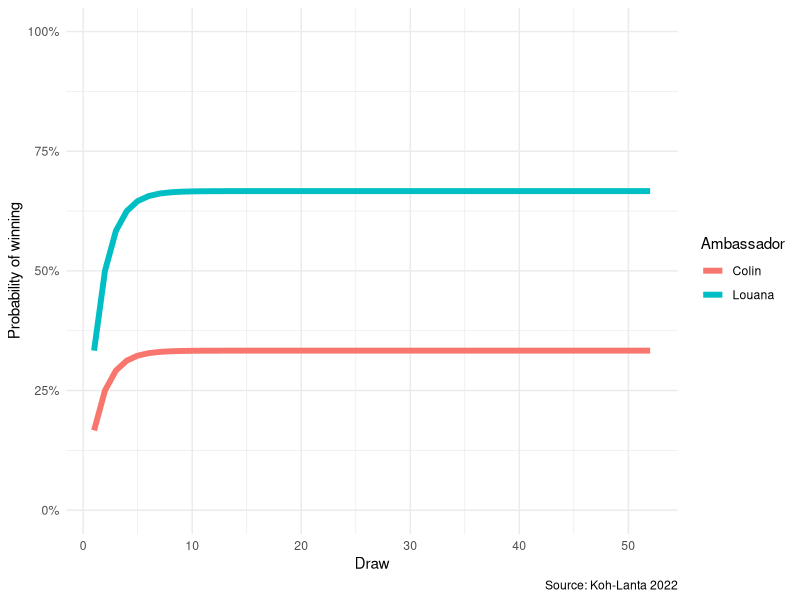
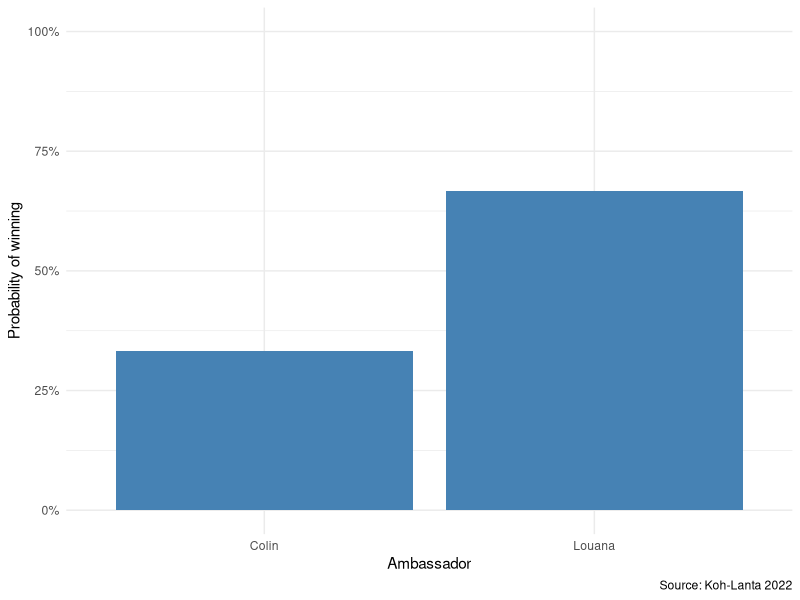

These charts were generated, in order, by the following R code:
## ---- chunk 1
knitr::opts_chunk$set(
  fig.align = "center",
  out.width = "100%",
  tidy = "styler",
  warning = FALSE,
  message = FALSE
)

set.seed(42)
## ---- chunk 2
p_c <- 1/3
p_l <- 1/2
q_c <- (1 - p_c)
q_l <- (1 - p_l)
## ---- chunk 3
# Louana winning on first draw
l_win <- q_c * p_l
l_win
## ---- chunk 4
# Colin winning on first draw
c_win <- q_l * p_c
c_win
## ---- chunk 5
# Louana winning on second draw
tie <- (p_c * p_l) + (q_c * q_l)

l_win2 <- tie * l_win
l_win2

# Colin winning on second draw
c_win2 <- tie * c_win
c_win2
## ---- chunk 6
# Louana winning on third draw
l_win3 <- (tie^2) * l_win
l_win3

# Colin winning on third draw
c_win3 <- (tie^2) * c_win
c_win3
## ---- chunk 7
# Louana winning on draw 1, 2 or 3
l_win_tot <- l_win + l_win2 + l_win3
l_win_tot

# Colin winning on draw 1, 2 or 3
c_win_tot <- c_win + c_win2 + c_win3
c_win_tot
## ---- chunk 8
# Louana winning
l_win_tot <- ((tie^0) * l_win) +
  ((tie^1) * l_win) +
  ((tie^2) * l_win) +
  ((tie^3) * l_win) +
  ((tie^4) * l_win)

l_win_tot

# Colin winning
c_win_tot <- ((tie^0) * c_win) +
  ((tie^1) * c_win) +
  ((tie^2) * c_win) +
  ((tie^3) * c_win) +
  ((tie^4) * c_win)

c_win_tot
## ---- chunk 9
n_draws <- 100 # number of draws
l_win_tot <- c() # set empty vector

for (i in 1:n_draws) {
  l_win_tot[i] <- ((tie^(i - 1)) * l_win) # prob of Louana winning up to n_draws
  print(paste0("Draw ", i, ": ", sum(l_win_tot))) # print sum of winning up to n_draws
}
## ---- chunk 10
n_draws <- 9999 # initial number of draws, set intentionally to a high number
p_tie <- c() # set empty vector for prob of ties
l_win_tot <- c() # set empty vector for prob of Louana winning

# find number of necessary draws:
for (i in 1:n_draws) {
  p_tie[i] <- tie^i # prob of tie for each draw
  limit_ndraws <- sum(p_tie > 2.2e-16) # number of necessary draws
}

# compute Louana winning probabilities with the smallest number of necessary draws
for (i in 1:limit_ndraws) {
  l_win_tot[i] <- ((tie^(i - 1)) * l_win) # prob of Louana winning up to limited number of draws
  print(paste0("Draw ", i, ": ", sum(l_win_tot))) # sum of winning up to limited number of draws
}
## ---- chunk 11
sum(l_win_tot)
## ---- chunk 12
c_win_tot <- 1 - sum(l_win_tot)
c_win_tot
## ---- chunk 13
c_win_tot <- c() # set empty vector for prob of Colin winning

# compute Colin winning probabilities with the smallest number of necessary draws
for (i in 1:limit_ndraws) {
  c_win_tot[i] <- ((tie^(i - 1)) * c_win) # prob of Colin winning
  print(paste0("Draw ", i, ": ", sum(c_win_tot))) # print sum of winning
}
## ---- chunk 14
dat <- data.frame(Draw = rep(1:limit_ndraws, 2),
                  Probability = c(cumsum(l_win_tot), cumsum(c_win_tot)),
                  Ambassador = c(rep("Louana", limit_ndraws), rep("Colin", limit_ndraws))
                  )
## ---- chunk 15
# load package
library(ggplot2)

# plot
ggplot(dat) +
  aes(x = Draw, y = Probability, colour = Ambassador) +
  geom_line(size = 2L) +
  labs(y = "Probability of winning",
       caption = "Source: Koh-Lanta 2022") +
  scale_y_continuous(labels = scales::percent_format(accuracy = 1), limits = c(0,1)) +
  theme_minimal()
## ---- chunk 16
# create dataset
dat_barplot <- data.frame(Ambassador = c("Louana", "Colin"), 
                          Probability=c(sum(l_win_tot), sum(c_win_tot))
                          )

# plot
ggplot(data=dat_barplot, aes(x=Ambassador, y=Probability)) +
  geom_bar(stat="identity", fill = "steelblue") +
  labs(y = "Probability of winning",
       caption = "Source: Koh-Lanta 2022") +
  scale_y_continuous(labels = scales::percent_format(accuracy = 1), limits = c(0,1)) +
  theme_minimal()
## ---- chunk 17
ambassadors_game <- function(p_a, p_b, n_draws = 9999) {
  
  q_a <- (1 - p_a)
  q_b <- (1 - p_b)
  
  a_win <- q_b * p_a
  b_win <- q_a * p_b
  
  tie <- (p_a * p_b) + (q_a * q_b)

  p_tie <- c() # set empty vector for prob of ties
  a_win_tot <- c() # set empty vector for prob of A winning
  b_win_tot <- c() # set empty vector for prob of B winning

# find number of necessary draws:
for (i in 1:n_draws) {
  p_tie[i] <- tie^i # prob of tie for each draw
  limit_ndraws <- sum(p_tie > 2.2e-16) # number of necessary draws
}

# compute A and B winning probabilities with the smallest number of necessary draws:
for (i in 1:limit_ndraws) {
  a_win_tot[i] <- ((tie^(i - 1)) * a_win) # prob of A winning up to limited number of draws
  b_win_tot[i] <- ((tie^(i - 1)) * b_win) # prob of B winning up to limited number of draws
}
  
  # save P(A), P(B) and number of necessary draws:
  res <- list("p_a" = sum(a_win_tot),
              "p_b" = sum(b_win_tot),
              "ndraws" = limit_ndraws)
  # print results:
  return(res)
}
## ---- chunk 18
ambassadors_game(p_a = 1/2,
                 p_b = 1/2)
## ---- chunk 19
# first draw only
ambassadors_game(p_a = 1/2,
                 p_b = 1/3,
                 n_draws = 1)
## ---- chunk 20
# up to 3 draws
ambassadors_game(p_a = 1/2,
                 p_b = 1/3,
                 n_draws = 3)

# up to 5 draws
ambassadors_game(p_a = 1/2,
                 p_b = 1/3,
                 n_draws = 5)
## ---- chunk 21
# Koh-Lanta 2022 situation
out <- ambassadors_game(p_a = 1/2,
                 p_b = 1/3)

out
## ---- chunk 22
# prob ambassador A
out$p_a

# prob ambassador B
out$p_b
